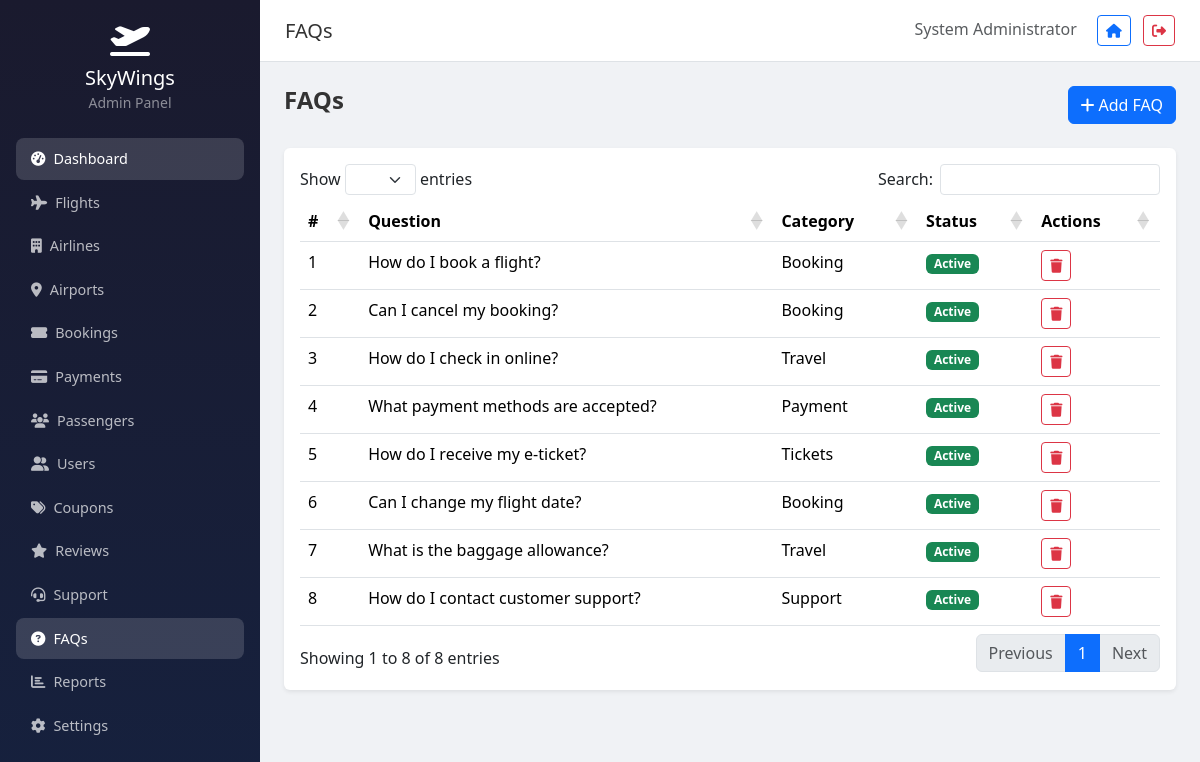
The app's page /admin/faqs (signed in) with its own data.
### tables this page shows
CREATE TABLE IF NOT EXISTS `faqs` (
    `id` INT UNSIGNED AUTO_INCREMENT PRIMARY KEY,
    `question` VARCHAR(500) NOT NULL,
    `answer` TEXT NOT NULL,
    `category` VARCHAR(100) DEFAULT 'General',
    `sort_order` INT NOT NULL DEFAULT 0,
    `status` ENUM('active','inactive') NOT NULL DEFAULT 'active',
    `created_at` DATETIME NOT NULL DEFAULT CURRENT_TIMESTAMP
);

### controllers/AdminController.php (called while the page is built, shortened)
<?php
class AdminController extends BaseController
{
    public function faqs(): void
    {
        $faqs = Faq::getAll();
        view('admin.faqs.index', compact('faqs'), 'admin');
    }
}

### index.php (called while the page is built)
<?php
require_once __DIR__ . '/includes/bootstrap.php';
$router = new Router();
$router->get('/', 'Home', 'index');
$router->get('/about', 'Home', 'about');
$router->post('/newsletter', 'Home', 'newsletter');
$router->get('/login', 'Auth', 'loginForm');
$router->post('/login', 'Auth', 'login');
$router->get('/register', 'Auth', 'registerForm');
$router->post('/register', 'Auth', 'register');
$router->get('/logout', 'Auth', 'logout');
$router->get('/verify-email/{token}', 'Auth', 'verifyEmail');
$router->get('/forgot-password', 'Auth', 'forgotForm');
$router->post('/forgot-password', 'Auth', 'forgot');
$router->get('/reset-password/{token}', 'Auth', 'resetForm');
$router->post('/reset-password/{token}', 'Auth', 'reset');
$router->get('/flights/search', 'Flight', 'search');
$router->get('/flights/{id}', 'Flight', 'details');
$router->get('/api/airports', 'Flight', 'airportSearch');
$router->get('/booking/create', 'Booking', 'create');
$router->post('/booking/store', 'Booking', 'store');
$router->get('/booking/review/{id}', 'Booking', 'review');
$router->post('/booking/confirm/{id}', 'Booking', 'confirm');
$router->post('/booking/cancel/{id}', 'Booking', 'cancel');
$router->post('/api/validate-coupon', 'Booking', 'validateCoupon');
$router->get('/payment/{id}', 'Payment', 'show');
$router->post('/payment/process', 'Payment', 'process');
$router->post('/admin/payments/approve/{id}', 'Payment', 'approve');
$router->get('/user/dashboard', 'User', 'dashboard');
$router->get('/user/bookings', 'User', 'bookings');
$router->get('/user/bookings/{id}', 'User', 'bookingDetail');
$router->get('/user/profile', 'User', 'profile');
$router->post('/user/profile', 'User', 'updateProfile');
$router->post('/user/change-password', 'User', 'changePassword');
$router->get('/user/notifications', 'User', 'notifications');
$router->get('/user/ticket/download/{id}', 'User', 'downloadTicket');
$router->post('/user/review', 'User', 'addReview');
$router->get('/user/support', 'User', 'support');
$router->post('/user/support', 'User', 'createTicket');
$router->get('/contact', 'Contact', 'index');
$router->post('/contact', 'Contact', 'submit');
$router->post('/contact/ticket', 'Contact', 'createTicket');
$router->get('/admin', 'Admin', 'dashboard');
$router->get('/admin/flights', 'Admin', 'flights');
$router->get('/admin/flights/create', 'Admin', 'flightCreate');
$router->post('/admin/flights/store', 'Admin', 'flightStore');
$router->get('/admin/flights/edit/{id}', 'Admin', 'flightEdit');
$router->post('/admin/flights/update/{id}', 'Admin', 'flightUpdate');
$router->post('/admin/flights/delete/{id}', 'Admin', 'flightDelete');
$router->get('/admin/airlines', 'Admin', 'airlines');
$router->post('/admin/airlines/store', 'Admin', 'airlineStore');
$router->post('/admin/airlines/update/{id}', 'Admin', 'airlineUpdate');
$router->post('/admin/airlines/delete/{id}', 'Admin', 'airlineDelete');
$router->get('/admin/airports', 'Admin', 'airports');
$router->post('/admin/airports/store', 'Admin', 'airportStore');
$router->post('/admin/airports/update/{id}', 'Admin', 'airportUpdate');
$router->post('/admin/airports/delete/{id}', 'Admin', 'airportDelete');
$router->get('/admin/bookings', 'Admin', 'bookings');
$router->post('/admin/bookings/status/{id}', 'Admin', 'bookingUpdateStatus');
$router->get('/admin/payments', 'Admin', 'payments');
$router->get('/admin/users', 'Admin', 'users');
$router->post('/admin/users/status/{id}', 'Admin', 'userUpdateStatus');
$router->get('/admin/coupons', 'Admin', 'coupons');
$router->post('/admin/coupons/store', 'Admin', 'couponStore');
$router->post('/admin/coupons/delete/{id}', 'Admin', 'couponDelete');
$router->get('/admin/reviews', 'Admin', 'reviews');
$router->post('/admin/reviews/update/{id}', 'Admin', 'reviewUpdate');
$router->get('/admin/support', 'Admin', 'support');
$router->post('/admin/support/reply/{id}', 'Admin', 'supportReply');
$router->get('/admin/faqs', 'Admin', 'faqs');
$router->post('/admin/faqs/store', 'Admin', 'faqStore');
$router->post('/admin/faqs/delete/{id}', 'Admin', 'faqDelete');
$router->get('/admin/reports', 'Admin', 'reports');
$router->post('/admin/reports/generate', 'Admin', 'generateReport');
$router->get('/admin/settings', 'Admin', 'settings');
$router->post('/admin/settings', 'Admin', 'settingsUpdate');
$router->get('/admin/passengers', 'Admin', 'passengers');
$router->dispatch();

### includes/bootstrap.php (called while the page is built, shortened)
<?php
require_once BASE_PATH . '/includes/Database.php';
require_once BASE_PATH . '/includes/Security.php';
require_once BASE_PATH . '/includes/helpers.php';
spl_autoload_register(function (string $class) {
    $paths = [
        BASE_PATH . '/models/' . $class . '.php',
        BASE_PATH . '/controllers/' . $class . '.php',
    ];
    foreach ($paths as $path) {
        if (file_exists($path)) {
            return;
        }
    }
});
require_once BASE_PATH . '/includes/Router.php';

### config/database.php (called while the page is built)
<?php
return [
    'host' => getenv('DB_HOST') ?: 'localhost',
    'port' => getenv('DB_PORT') ?: '3306',
    'database' => getenv('DB_NAME') ?: 'skywings_flights',
    'username' => getenv('DB_USER') ?: 'root',
    'password' => getenv('DB_PASS') ?: '',
    'charset' => 'utf8mb4',
    'options' => [
        PDO::ATTR_ERRMODE => PDO::ERRMODE_EXCEPTION,
        PDO::ATTR_DEFAULT_FETCH_MODE => PDO::FETCH_ASSOC,
        PDO::ATTR_EMULATE_PREPARES => false,
    ],
];

### includes/Database.php (called while the page is built, shortened)
<?php
class Database
{
    private static ?PDO $instance = null;
    public static function getInstance(): PDO
    {
        if (self::$instance === null) {
            $config = require BASE_PATH . '/config/database.php';
            $dsn = sprintf(
                'mysql:host=%s;port=%s;dbname=%s;charset=%s',
                $config['host'],
                $config['port'],
                $config['database'],
                $config['charset']
            );
            self::$instance = new PDO($dsn, $config['username'], $config['password'], $config['options']);
        }
        return self::$instance;
    }
    public static function query(string $sql, array $params = []): PDOStatement
    {
        $stmt = self::getInstance()->prepare($sql);
        $stmt->execute($params);
        return $stmt;
    }
    public static function fetchAll(string $sql, array $params = []): array
    {
        return self::query($sql, $params)->fetchAll();
    }
}

### models/Faq.php (called while the page is built, shortened)
<?php
class Faq
{
    public static function getAll(): array
    {
        return Database::fetchAll('SELECT * FROM faqs ORDER BY sort_order ASC');
    }
}

### includes/Security.php (called while the page is built, shortened)
<?php
class Security
{
    public static function escape(?string $value): string
    {
        return htmlspecialchars($value ?? '', ENT_QUOTES, 'UTF-8');
    }
}

### config/app.php (called while the page is built)
<?php
return [
    'name' => 'SkyWings',
    'tagline' => 'Your Journey Begins Here',
    'url' => getenv('APP_URL') ?: 'http://localhost',
    'timezone' => 'UTC',
    'debug' => filter_var(getenv('APP_DEBUG') ?: false, FILTER_VALIDATE_BOOLEAN),
    'version' => '1.0.0',
    'session' => [
        'name' => 'SKYWINGS_SESSION',
        'lifetime' => 7200,
        'secure' => false,
        'httponly' => true,
        'samesite' => 'Lax',
    ],
    'upload' => [
        'max_size' => 2097152,
        'allowed_images' => ['jpg', 'jpeg', 'png', 'gif', 'webp'],
        'airlines_path' => 'uploads/airlines/',
        'avatars_path' => 'uploads/avatars/',
        'tickets_path' => 'uploads/tickets/',
    ],
    'pagination' => [
        'per_page' => 10,
        'admin_per_page' => 15,
    ],
    'rate_limit' => [
        'login' => ['max' => 5, 'window' => 900],
        'register' => ['max' => 3, 'window' => 3600],
        'contact' => ['max' => 5, 'window' => 3600],
    ],
    'booking' => [
        'reference_prefix' => 'SW',
        'ticket_prefix' => 'TKT',
    ],
];

### views/admin/faqs/index.php (the view, shortened to what this page needs)
<div class="d-flex justify-content-between mb-4">
    <h4 class="fw-bold mb-0">FAQs</h4>
    <button class="btn btn-primary" data-bs-toggle="modal" data-bs-target="#addFaqModal"><i class="fas fa-plus me-1"></i>Add FAQ</button>
</div>
<div class="card border-0 shadow-sm">
    <div class="card-body">
        <table class="table data-table">
            <thead><tr><th>#</th><th>Question</th><th>Category</th><th>Status</th><th>Actions</th></tr></thead>
            <tbody>
                <?php foreach ($faqs as $f): ?>
                <tr>
                    <td><?= $f['sort_order'] ?></td>
                    <td><?= e($f['question']) ?></td>
                    <td><?= e($f['category']) ?></td>
                    <td><span class="badge bg-<?= $f['status'] === 'active' ? 'success' : 'secondary' ?>"><?= ucfirst($f['status']) ?></span></td>
                    <td><form method="POST" action="<?= url('admin/faqs/delete/' . $f['id']) ?>" class="d-inline" onsubmit="return confirm('Delete?')"><?= Security::csrfField() ?><button class="btn btn-sm btn-outline-danger"><i class="fas fa-trash"></i></button></form></td>
                </tr>
                <?php endforeach; ?>
            </tbody>
        </table>
    </div>
</div>

### includes/Router.php (shortened to what this page needs)
<?php
class Router
{
    private array $routes = [];
    private function addRoute(string $method, string $path, string $controller, string $action): void
    {
        $this->routes[] = compact('method', 'path', 'controller', 'action');
    }
    public function dispatch(): void
    {
        $method = $_SERVER['REQUEST_METHOD'];
        $uri = parse_url($_SERVER['REQUEST_URI'], PHP_URL_PATH);
        $uri = '/' . trim($uri, '/');
        foreach ($this->routes as $route) {
            $pattern = $this->convertToRegex($route['path']);
            if ($route['method'] === $method && preg_match($pattern, $uri, $matches)) {
                array_shift($matches);
                $this->callController($route['controller'], $route['action'], $matches);
                return;
            }
        }
    }
    private function convertToRegex(string $path): string
    {
        $pattern = preg_replace('/\{([a-zA-Z_]+)\}/', '([^/]+)', $path);
        return '#^' . $pattern . '$#';
    }
    private function callController(string $controller, string $action, array $params = []): void
    {
        $instance = new $class();
        call_user_func_array([$instance, $action], $params);
    }
}

### assets/css/style.css (style rules this page uses)
:root { --primary: #0d6efd; --primary-dark: #0a58ca; --gradient: linear-gradient(135deg, #0d6efd 0%, #0dcaf0 100%); }
body { font-family: 'Segoe UI', system-ui, -apple-system, sans-serif; color: #333; }

### records on screen
faqs: sort_order "1", question "How do I book a flight?", category "Booking", status "Active"
faqs: sort_order "2", question "Can I cancel my booking?", category "Booking", status "Active"
faqs: sort_order "3", question "How do I check in online?", category "Travel", status "Active"
faqs: sort_order "4", question "What payment methods are accepted?", category "Payment", status "Active"
faqs: sort_order "5", question "How do I receive my e-ticket?", category "Tickets", status "Active"
faqs: sort_order "6", question "Can I change my flight date?", category "Booking", status "Active"
faqs: sort_order "7", question "What is the baggage allowance?", category "Travel", status "Active"
faqs: sort_order "8", question "How do I contact customer support?", category "Support", status "Active"
